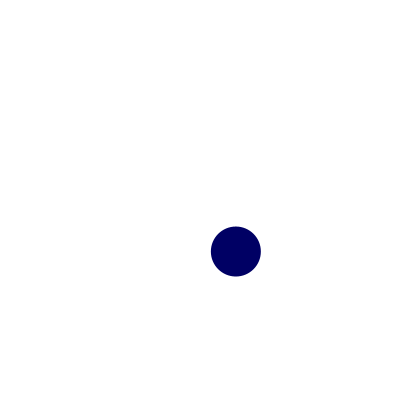
Frame 1 (no input)
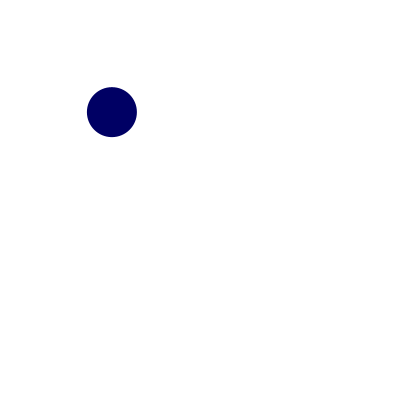
Frame 60 (the mouse pressed at the canvas centre just before this capture)
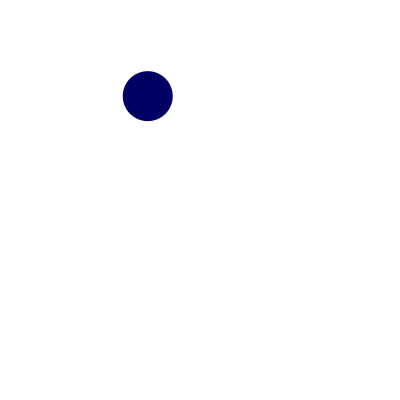
Frame 120 (the mouse held since frame 60 and released just before this capture)

The Processing sketch that drew these frames (run headless with seeded random() and noise(); from frame 60 on, the mouse is pressed at the canvas centre):

// Processing sketch: Noise
// ── Noise.pde
void setup()
{
  size(400,400);
  fill(0,0,100);
  noStroke();
}
  
void draw()
{
  background(255);
  
  float smoothness = 0.05;   // Try changing this number between 0 and 1.
   
  // -- After you have run the sketch, try this interaction and move the cursor : 
  // -- frameCount is not changing here, just the extent to which each subsequent noise() value is related to the previous one:
  // smoothness = map(mouseX, 0,width, 0,0.05);
 
  float xPos = noise(frameCount*smoothness,0)*width;
  float yPos = noise(frameCount*smoothness,1)*height;
  circle(xPos,yPos,50);
}
